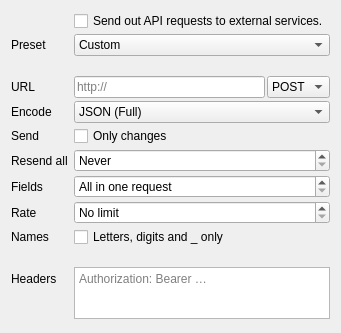
                  <widget class="QWidget" name="scrollAreaWidgetContents_api">
                   <layout class="QFormLayout" name="formLayout_3">
                    <property name="fieldGrowthPolicy">
                     <enum>QFormLayout::AllNonFixedFieldsGrow</enum>
                    </property>
                    <property name="verticalSpacing">
                     <number>3</number>
                    </property>
                    <item row="0" column="1">
                     <widget class="QCheckBox" name="checkBox_enableOutAPI">
                      <property name="toolTip">
                       <string>Send the readings to the URL below on every detection cycle</string>
                      </property>
                      <property name="text">
                       <string>Send out API requests to external services.</string>
                      </property>
                     </widget>
                    </item>
                    <item row="1" column="0">
                     <widget class="QLabel" name="label_outApiPreset">
                      <property name="text">
                       <string>Preset</string>
                      </property>
                     </widget>
                    </item>
                    <item row="1" column="1">
                     <widget class="QComboBox" name="comboBox_outApiPreset">
                      <property name="toolTip">
                       <string>Fill in the settings for a product. You can still change every setting afterwards.</string>
                      </property>
                      <item>
                       <property name="text">
                        <string>Custom</string>
                       </property>
                      </item>
                      <item>
                       <property name="text">
                        <string notr="true">TriCaster DataLink</string>
                       </property>
                      </item>
                      <item>
                       <property name="text">
                        <string notr="true">Epiphan Pearl</string>
                       </property>
                      </item>
                     </widget>
                    </item>
                    <item row="2" column="1">
                     <widget class="QLabel" name="label_outApiPresetHelp">
                      <property name="wordWrap">
                       <bool>true</bool>
                      </property>
                     </widget>
                    </item>
                    <item row="3" column="0">
                     <widget class="QLabel" name="label_20">
                      <property name="text">
                       <string>URL</string>
                      </property>
                     </widget>
                    </item>
                    <item row="3" column="1">
                     <widget class="QWidget" name="widget_24" native="true">
                      <layout class="QHBoxLayout" name="horizontalLayout_27">
                       <property name="spacing">
                        <number>2</number>
                       </property>
                       <property name="leftMargin">
                        <number>0</number>
                       </property>
                       <property name="topMargin">
                        <number>0</number>
                       </property>
                       <property name="rightMargin">
                        <number>0</number>
                       </property>
                       <property name="bottomMargin">
                        <number>0</number>
                       </property>
                       <item>
                        <widget class="QLineEdit" name="lineEdit_api_url">
                         <property name="accessibleName">
                          <string>API URL</string>
                         </property>
                         <property name="toolTip">
                          <string>The URL the readings are sent to. With {field} and {value} in it, each field is sent in its own request, for example http://host/set?key={field}&amp;value={value}. For a login, put it in the URL: http://user:password@host/...</string>
                         </property>
                         <property name="placeholderText">
                          <string>http://</string>
                         </property>
                        </widget>
                       </item>
                       <item>
                        <widget class="QComboBox" name="comboBox_outApiMethod">
                         <property name="toolTip">
                          <string>The HTTP method of the requests</string>
                         </property>
                         <item>
                          <property name="text">
                           <string>POST</string>
                          </property>
                         </item>
                         <item>
                          <property name="text">
                           <string>PUT</string>
                          </property>
                         </item>
                         <item>
                          <property name="text">
                           <string>GET</string>
                          </property>
                         </item>
                        </widget>
                       </item>
                      </layout>
                     </widget>
                    </item>
                    <item row="4" column="0">
                     <widget class="QLabel" name="label_21">
                      <property name="text">
                       <string>Encode</string>
                      </property>
                     </widget>
                    </item>
                    <item row="4" column="1">
                     <widget class="QComboBox" name="comboBox_api_encode">
                      <property name="toolTip">
                       <string>The format of the readings in the requests</string>
                      </property>
                      <item>
                       <property name="text">
                        <string>JSON (Full)</string>
                       </property>
                      </item>
                      <item>
                       <property name="text">
                        <string>JSON (Simple key-value)</string>
                       </property>
                      </item>
                      <item>
                       <property name="text">
                        <string>XML</string>
                       </property>
                      </item>
                      <item>
                       <property name="text">
                        <string>CSV</string>
                       </property>
                      </item>
                     </widget>
                    </item>
                    <item row="5" column="0">
                     <widget class="QLabel" name="label_outApiSend">
                      <property name="text">
                       <string>Send</string>
                      </property>
                     </widget>
                    </item>
                    <item row="5" column="1">
                     <widget class="QCheckBox" name="checkBox_outApiOnlyChanges">
                      <property name="toolTip">
                       <string>Send a reading only when its value changed (off: every reading on every detection cycle)</string>
                      </property>
                      <property name="text">
                       <string>Only changes</string>
                      </property>
                     </widget>
                    </item>
                    <item row="6" column="0">
                     <widget class="QLabel" name="label_outApiRefresh">
                      <property name="text">
                       <string>Resend all</string>
                      </property>
                     </widget>
                    </item>
                    <item row="6" column="1">
                     <widget class="QSpinBox" name="spinBox_outApiRefresh">
                      <property name="toolTip">
                       <string>With Only changes: also send every value again this often, for a receiver that forgets them when it restarts</string>
                      </property>
                      <property name="specialValueText">
                       <string>Never</string>
                      </property>
                      <property name="prefix">
                       <string>every </string>
                      </property>
                      <property name="suffix">
                       <string notr="true"> s</string>
                      </property>
                      <property name="maximum">
                       <number>3600</number>
                      </property>
                     </widget>
                    </item>
                    <item row="7" column="0">
                     <widget class="QLabel" name="label_outApiFields">
                      <property name="text">
                       <string>Fields</string>
                      </property>
                     </widget>
                    </item>
                    <item row="7" column="1">
                     <widget class="QSpinBox" name="spinBox_outApiFieldsPerRequest">
                      <property name="toolTip">
                       <string>How many fields one request carries: all of them (one request per detection cycle), or at most this many (a request per batch of changed fields). A URL with {field} or {value} always sends one field per request.</string>
                      </property>
                      <property name="specialValueText">
                       <string>All in one request</string>
                      </property>
                      <property name="suffix">
                       <string> per request</string>
                      </property>
                      <property name="maximum">
                       <number>99</number>
                      </property>
                     </widget>
                    </item>
                    <item row="8" column="0">
                     <widget class="QLabel" name="label_outApiRate">
                      <property name="text">
                       <string>Rate</string>
                      </property>
                     </widget>
                    </item>
                    <item row="8" column="1">
                     <widget class="QSpinBox" name="spinBox_outApiMaxRate">
                      <property name="toolTip">
                       <string>At most this many requests per second (the latest values wait for their turn)</string>
                      </property>
                      <property name="specialValueText">
                       <string>No limit</string>
                      </property>
                      <property name="suffix">
                       <string> requests/s</string>
                      </property>
                      <property name="maximum">
                       <number>100</number>
                      </property>
                     </widget>
                    </item>
                    <item row="9" column="0">
                     <widget class="QLabel" name="label_outApiNames">
                      <property name="text">
                       <string>Names</string>
                      </property>
                     </widget>
                    </item>
                    <item row="9" column="1">
                     <widget class="QCheckBox" name="checkBox_outApiSafeNames">
                      <property name="toolTip">
                       <string>Send the field names in lower case with letters, digits and _ only ("Home Score" as home_score), for receivers that allow no other names</string>
                      </property>
                      <property name="text">
                       <string>Letters, digits and _ only</string>
                      </property>
                     </widget>
                    </item>
                    <item row="10" column="1">
                     <widget class="QLabel" name="label_outApiNamesSent">
                      <property name="toolTip">
                       <string>The names the fields are sent with</string>
                      </property>
                      <property name="wordWrap">
                       <bool>true</bool>
                      </property>
                      <property name="textInteractionFlags">
                       <set>Qt::TextSelectableByMouse</set>
                      </property>
                     </widget>
                    </item>
                    <item row="11" column="0">
                     <widget class="QLabel" name="label_outApiHeaders">
                      <property name="text">
                       <string>Headers</string>
                      </property>
                     </widget>
                    </item>
                    <item row="11" column="1">
                     <widget class="QPlainTextEdit" name="plainTextEdit_outApiHeaders">
                      <property name="maximumSize">
                       <size>
                        <width>16777215</width>
                        <height>52</height>
                       </size>
                      </property>
                      <property name="accessibleName">
                       <string>Request headers</string>
                      </property>
                      <property name="toolTip">
                       <string>Extra request headers, one "Name: value" per line, for example an Authorization token</string>
                      </property>
                      <property name="tabChangesFocus">
                       <bool>true</bool>
                      </property>
                      <property name="lineWrapMode">
                       <enum>QPlainTextEdit::NoWrap</enum>
                      </property>
                      <property name="placeholderText">
                       <string notr="true">Authorization: Bearer …</string>
                      </property>
                     </widget>
                    </item>
                    <item row="12" column="1">
                     <spacer name="verticalSpacer">
                      <property name="orientation">
                       <enum>Qt::Vertical</enum>
                      </property>
                      <property name="sizeHint" stdset="0">
                       <size>
                        <width>20</width>
                        <height>0</height>
                       </size>
                      </property>
                     </spacer>
                    </item>
                   </layout>
                  </widget>
